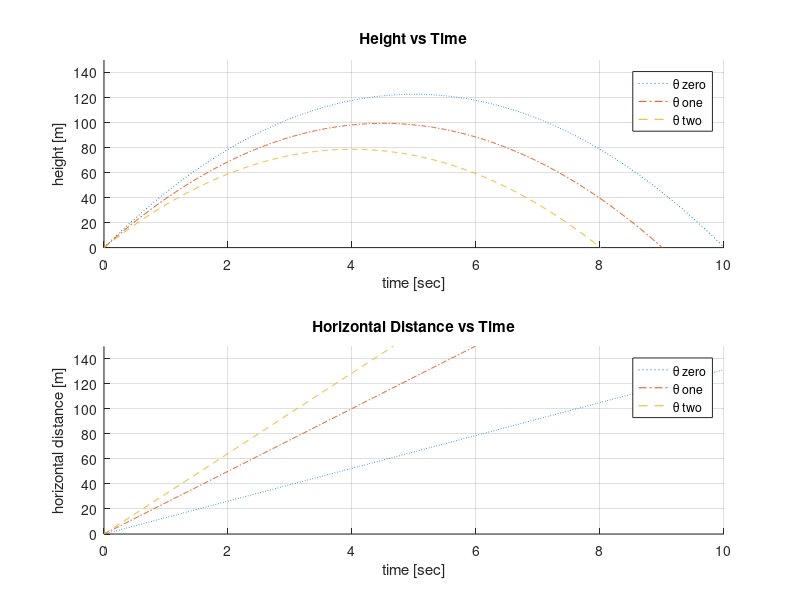
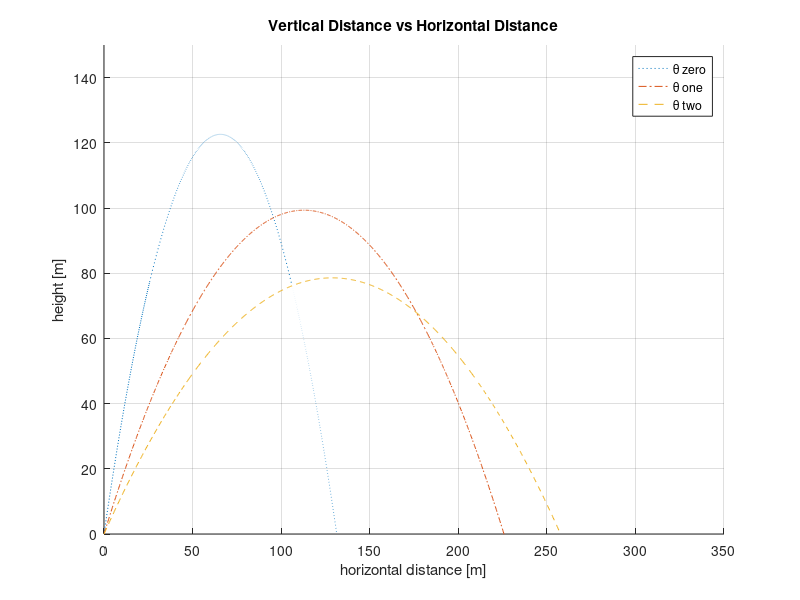

These figures' MATLAB source, in order:
%% File Setup
% Stephen Stammen
% ENG 101 | 10-20-2018
% Housekeeping
    clear
    close all;
    clc
%% set up variables and constants
launchAngle0 = (5*pi)/12;
launchAngle1 = (5*pi)/12-0.255; % The launch angles specified
launchAngle2 = (5*pi)/12-0.425;
startHeight = 0; % initial height
startX = 0; % initial distance
startVelocity = 50.75; % initial velocity
t = 0:.01:10; % creates a time vector
g = 9.8; % earths gravity
%% projectile trajectory for ideal porjectivle motion
% vertical distance w/ different launch angles
y = startHeight - ((1/2)*g.*t.^2) + (startVelocity*sin(launchAngle0)).*t;
y1 = startHeight - ((1/2)*g.*t.^2) + (startVelocity*sin(launchAngle1)).*t; % the y function equation with the diff angles
y2 = startHeight - ((1/2)*g.*t.^2) + (startVelocity*sin(launchAngle2)).*t;
% horizontal distance w/ different launch angles
x = startX + (startVelocity*cos(launchAngle0)).*t;
x1 = startX + (startVelocity*cos(launchAngle1)).*t; % the x function equation with the diff angles
x2 = startX + (startVelocity*cos(launchAngle2)).*t;

%% Plot Projectile2_Graph1 - Multiple angles
% Subplot 1 = y vs t
subplot(2,1,1) % subplot 1
hold on % holds the graph so the plots can be placed on top of each other
plot(t,y,':','DisplayName','\theta zero') % theta 1 - dotted line, gives a name for the legend
plot(t,y1,'-.','DisplayName','\theta one') % theta 2 - dash-dot line, gives name for legend
plot(t,y2,'--','DisplayName','\theta two') % theta 3 - dashed line, name for legend
grid on
hold off
title('Height vs Time') % gives title
xlabel('time [sec]') % these are very self explanatory
ylabel('height [m]')
ylim([0 150]) % sets a y lim so the graph is viewed properly
legend(); % gives a legend in the top right with the display names

% Subplot 2 = x vs t
subplot(2,1,2) % subplot 2
hold on
plot(t,x,':','DisplayName','\theta zero') % theta 1 - dotted line, gives a name for the legend
plot(t,x1,'-.','DisplayName','\theta one') % theta 2 - dash-dot line, gives name for legend
plot(t,x2,'--','DisplayName','\theta two') % theta 3 - dashed line, name for legend
grid on
hold off
title('Horizontal Distance vs Time') % gives a title
xlabel('time [sec]')
ylabel('horizontal distance [m]')
ylim([0 150]) % sets a y lim so the graph is viewed properly
legend(); % shows the legend, which shows the display names
%% Plot Projectile2_Graph2 - Multiple angles
figure % creates a second figure
hold on
plot(x,y,':','DisplayName','\theta zero') % theta 1 - dotted line, gives a name for the legend
plot(x1,y1,'-.','DisplayName','\theta one') % theta 2 - dash-dot line, gives name for legend
plot(x2,y2,'--','DisplayName','\theta two') % theta 3 - dashed line, name for legend
grid on
title('Vertical Distance vs Horizontal Distance') % gives the graph a title
xlabel('horizontal distance [m]')
ylabel('height [m]')
ylim([0 150]) % sets a y lim so the graph is viewed properly
legend(); % gives a legend in the top right with the display names
% Which angle produces the furthest horizontal displacement?  theta2 produced the furthest distance at around 257 meters